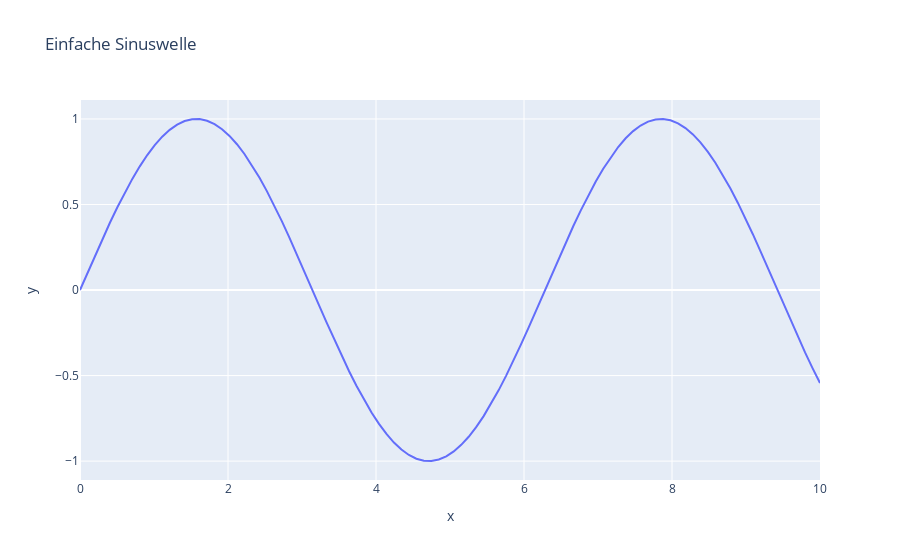

Notebook code for this chart:
### Markdown cell above
## 1 Grundlegende Architektur von Plotly

Plotly verwendet ein hierarchisches, objektorientiertes System zum Erstellen von Visualisierungen. Die Hauptkomponenten sind:

1. **Figure**: Das Hauptobjekt, das die gesamte Visualisierung darstellt. Eine Figure enthält alle Daten, Layouts und Konfigurationsinformationen.

2. **Traces**: Einzelne Datenreihen oder Visualisierungselemente innerhalb einer Figure. Beispiele für Traces sind:
   - Scatter (für Streudiagramme und Liniendiagramme)
   - Bar (für Balkendiagramme)
   - Histogram
   - Box (für Box-Plots)
   - Heatmap
   - Pie (für Kreisdiagramme)
   
   Jeder Trace hat seinen eigenen Typ und spezifische Eigenschaften.

3. **Layout**: Steuert das Erscheinungsbild der Visualisierung, einschließlich:
   - Titel
   - Achsen (Beschriftungen, Bereiche, Tickmarks)
   - Legenden
   - Anmerkungen
   - Farben und Themes
   - Größe und Ränder

4. **Frames**: (Optional) Für Animationen verwendet, wobei jeder Frame einen Zustand der Visualisierung darstellt.

5. **Config**: (Optional) Steuert das Verhalten der Benutzeroberfläche, wie z.B. die angezeigten Buttons in der Modusleiste.

Diese Komponenten werden in einem JSON-ähnlichen Format gespeichert, was die Speicherung, Übertragung und Wiederverwendung von Plotly-Visualisierungen erleichtert.

**Einfaches Beispiel der Architekturen:**

Bei Verwendung von **Plotly Express** wird diese Architektur für Sie verwaltet:

```python
import plotly.express as px
import pandas as pd
import numpy as np

# Erstellen einfacher Daten
x = np.linspace(0, 10, 100)
y = np.sin(x)
df = pd.DataFrame({'x': x, 'y': y})

# Einfaches Liniendiagramm erstellen
fig = px.line(df, x='x', y='y', title='Einfache Sinuswelle')
fig.show()
```

Bei Verwendung von **Plotly Graph Objects** ist die Architektur expliziter:

```python
import plotly.graph_objects as go

# Erstellen einfacher Daten
x = np.linspace(0, 10, 100)
y = np.sin(x)

# Figure erstellen und Trace hinzufügen
fig = go.Figure()
fig.add_trace(
    go.Scatter(x=x, y=y, mode='lines', name='Sinus')
)

# Layout anpassen
fig.update_layout(
    title='Einfache Sinuswelle',
    xaxis_title='X-Achse',
    yaxis_title='Y-Achse'
)

fig.show()
```

Beide Methoden erzeugen eine ähnliche Visualisierung, aber die Graph Objects-API bietet mehr explizite Kontrolle auf Kosten von mehr Code.

**Ein Beispiel:**

### Code cell
import plotly.express as px
import pandas as pd
import numpy as np

# Einfache Daten erstellen
x = np.linspace(0, 10, 100)  # 100 Punkte von 0 bis 10
y = np.sin(x)                # Sinusfunktion dieser Punkte
df = pd.DataFrame({'x': x, 'y': y})  # In DataFrame umwandeln

# Einfaches Liniendiagramm erstellen
fig = px.line(df, x='x', y='y', title='Einfache Sinuswelle')

# Zeige die Figur an
fig.show()

### Figure 1 — Plotly figure (JSON) as saved in the notebook; plotly's stock layout.template omitted (floating-point values rounded to 4 significant figures)
{"data": [{"hovertemplate": "x=%{x}<br>y=%{y}<extra></extra>", "legendgroup": "", "line": {"color": "#636efa", "dash": "solid"}, "marker": {"symbol": "circle"}, "mode": "lines", "name": "", "orientation": "v", "showlegend": false, "type": "scatter", "x": [0.0, 0.101, 0.202, 0.303, 0.404, 0.5051, 0.6061, 0.7071, 0.8081, 0.9091, 1.01, 1.111, 1.212, 1.313, 1.414, 1.515, 1.616, 1.717, 1.818, 1.919, 2.02, 2.121, 2.222, 2.323, 2.424, 2.525, 2.626, 2.727, 2.828, 2.929, 3.03, 3.131, 3.232, 3.333, 3.434, 3.535, 3.636, 3.737, 3.838, 3.939, 4.04, 4.141, 4.242, 4.343, 4.444, 4.545, 4.646, 4.747, 4.848, 4.949, 5.051, 5.152, 5.253, 5.354, 5.455, 5.556, 5.657, 5.758, 5.859, 5.96, 6.061, 6.162, 6.263, 6.364, 6.465, 6.566, 6.667, 6.768, 6.869, 6.97, 7.071, 7.172, 7.273, 7.374, 7.475, 7.576, 7.677, 7.778, 7.879, 7.98, 8.081, 8.182, 8.283, 8.384, 8.485, 8.586, 8.687, 8.788, 8.889, 8.99, 9.091, 9.192, 9.293, 9.394, 9.495, 9.596, 9.697, 9.798, 9.899, 10.0], "xaxis": "x", "y": [0.0, 0.1008, 0.2006, 0.2984, 0.3931, 0.4839, 0.5696, 0.6496, 0.723, 0.7889, 0.8469, 0.8962, 0.9364, 0.967, 0.9878, 0.9985, 0.999, 0.9893, 0.9696, 0.9399, 0.9007, 0.8523, 0.7952, 0.73, 0.6574, 0.5781, 0.4928, 0.4026, 0.3082, 0.2107, 0.1111, 0.01028, -0.09061, -0.1906, -0.2886, -0.3837, -0.4748, -0.5612, -0.6418, -0.7158, -0.7826, -0.8414, -0.8916, -0.9327, -0.9643, -0.9861, -0.9978, -0.9994, -0.9908, -0.972, -0.9434, -0.9051, -0.8576, -0.8014, -0.737, -0.6651, -0.5864, -0.5017, -0.412, -0.318, -0.2207, -0.1213, -0.02056, 0.08036, 0.1805, 0.2787, 0.3742, 0.4658, 0.5526, 0.6338, 0.7086, 0.7761, 0.8358, 0.8869, 0.9289, 0.9615, 0.9843, 0.9971, 0.9997, 0.9921, 0.9744, 0.9467, 0.9094, 0.8629, 0.8075, 0.7439, 0.6727, 0.5947, 0.5106, 0.4213, 0.3277, 0.2308, 0.1315, 0.03083, -0.07011, -0.1703, -0.2688, -0.3646, -0.4566, -0.544], "yaxis": "y"}], "layout": {"legend": {"tracegroupgap": 0}, "title": {"text": "Einfache Sinuswelle"}, "xaxis": {"anchor": "y", "domain": [0, 1], "title": {"text": "x"}}, "yaxis": {"anchor": "x", "domain": [0, 1], "title": {"text": "y"}}}}
